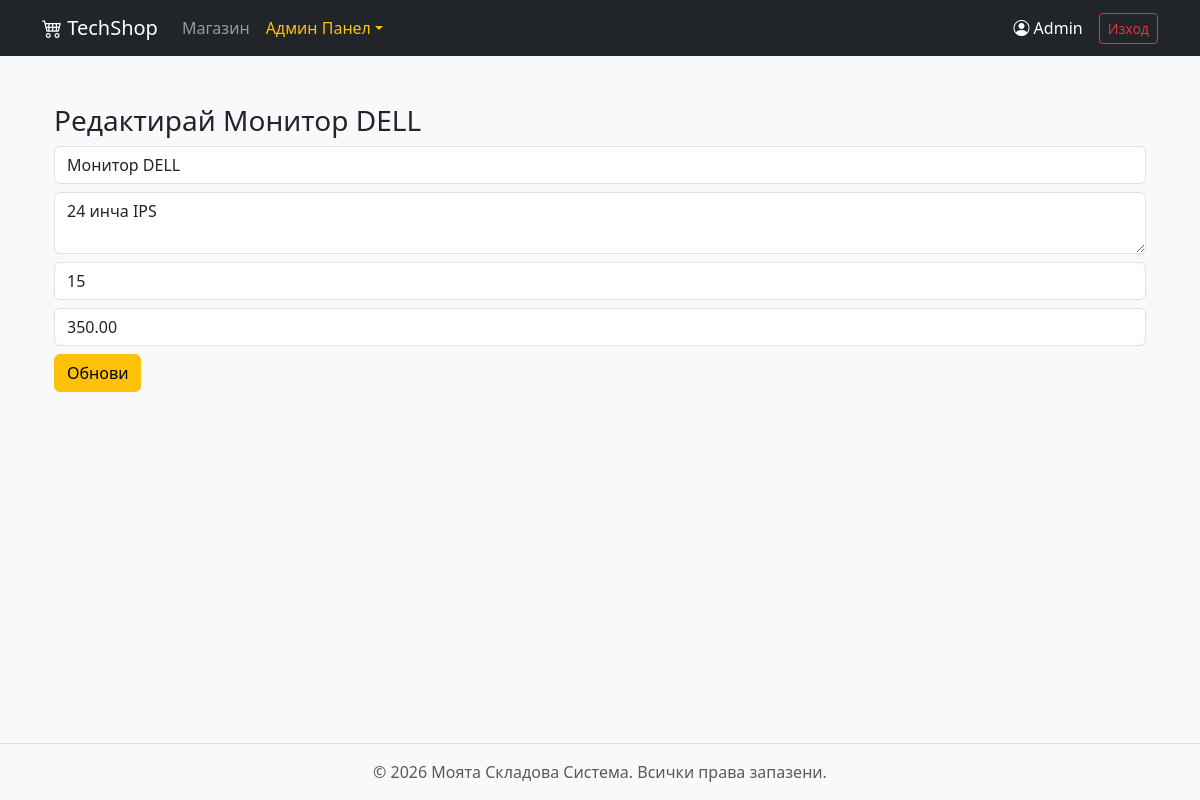
Screenshot of /admin/edit.php?id=3 (signed in) with the database file from the repository.
### tables this page shows
CREATE TABLE `products` (
  `id` int(11) NOT NULL,
  `name` varchar(100) NOT NULL,
  `description` text DEFAULT NULL,
  `quantity` int(11) NOT NULL DEFAULT 0,
  `price` decimal(10,2) NOT NULL,
  `created_at` timestamp NOT NULL DEFAULT current_timestamp(),
  `image_url` varchar(255) DEFAULT 'https://via.placeholder.com/300'
);

### admin/edit.php (the view, shortened to what this page needs)
<?php
require '../includes/config.php';
require '../includes/header.php';
$id = $_GET['id'] ?? null;
$stmt = $pdo->prepare("SELECT * FROM products WHERE id = ?");
$stmt->execute([$id]);
$product = $stmt->fetch();
?>
    <div class="container mt-4">
        <h3>Редактирай <?= htmlspecialchars($product['name']) ?></h3>
        <form method="POST">
            <input type="text" name="name" class="form-control mb-2" value="<?= $product['name'] ?>" required>
            <textarea name="description" class="form-control mb-2"><?= $product['description'] ?></textarea>
            <input type="number" name="quantity" class="form-control mb-2" value="<?= $product['quantity'] ?>" required>
            <input type="number" step="0.01" name="price" class="form-control mb-2" value="<?= $product['price'] ?>" required>
            <button class="btn btn-warning">Обнови</button>
        </form>
    </div>
<?php require '../includes/footer.php'; ?>

### rows the page displays
products: name "Монитор DELL", description "24 инча IPS", quantity "15", price "350.00"

### other values shown
$_SESSION['username'] "Admin"
